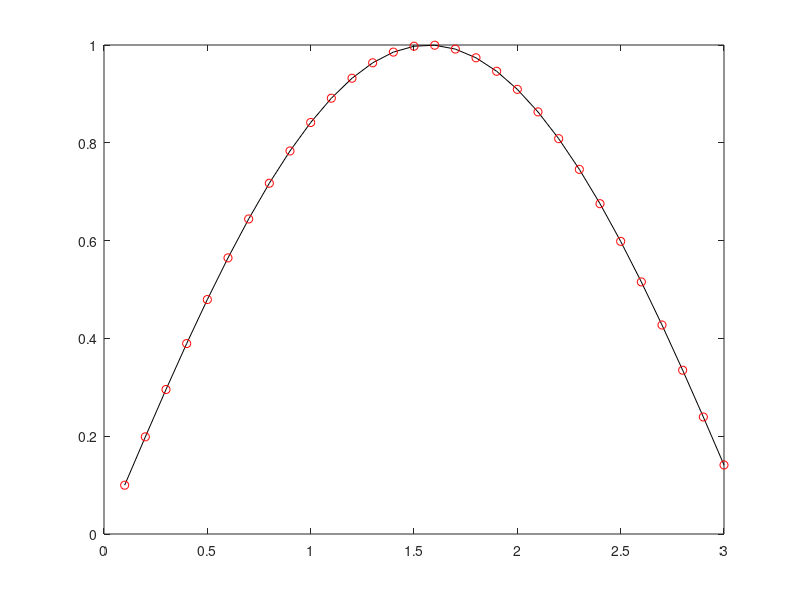
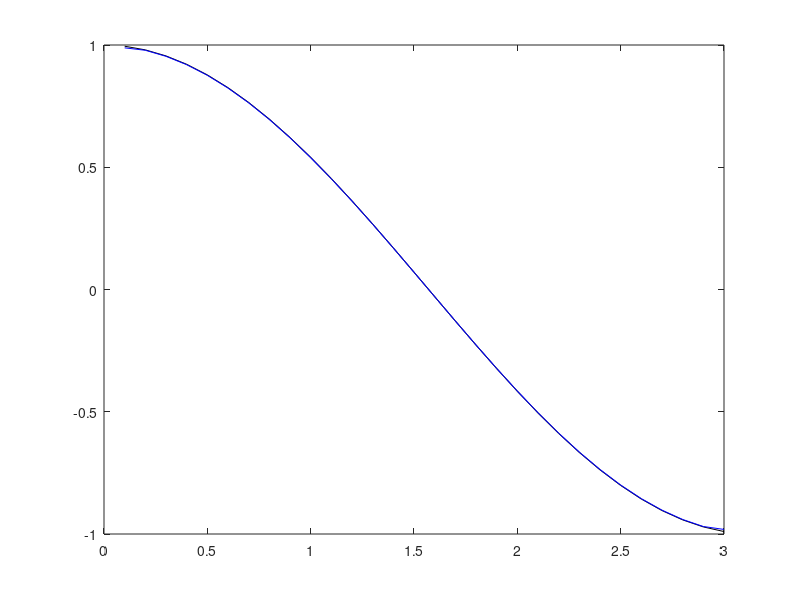

MATLAB code for these plots, in order:
clear all; close all;

x = 0.1:0.1:3;
f = sin(x);

plot(x,f,'k'),hold on;
plot(x,f,'ro')

% just data from here on in

dx = x(2)-x(1);
n = length(f);

dfdx = zeros(n,1); % make a zero vector that has the same length as f

dfdx(1) = (f(2)-f(1))/(x(2)-x(1)); % forward diff. of first order

for j = 2:n-1
    
    dfdx(j) = (f(j+1)-f(j-1))/(x(j+1)-x(j-1)); % central diff. of second order
end
dfdx(n) = (f(n)-f(n-1))/(x(n)-x(n-1)); % backward diff. of first order

figure;
plot(x,cos(x),'k'), hold on
plot(x,dfdx,'b')

 